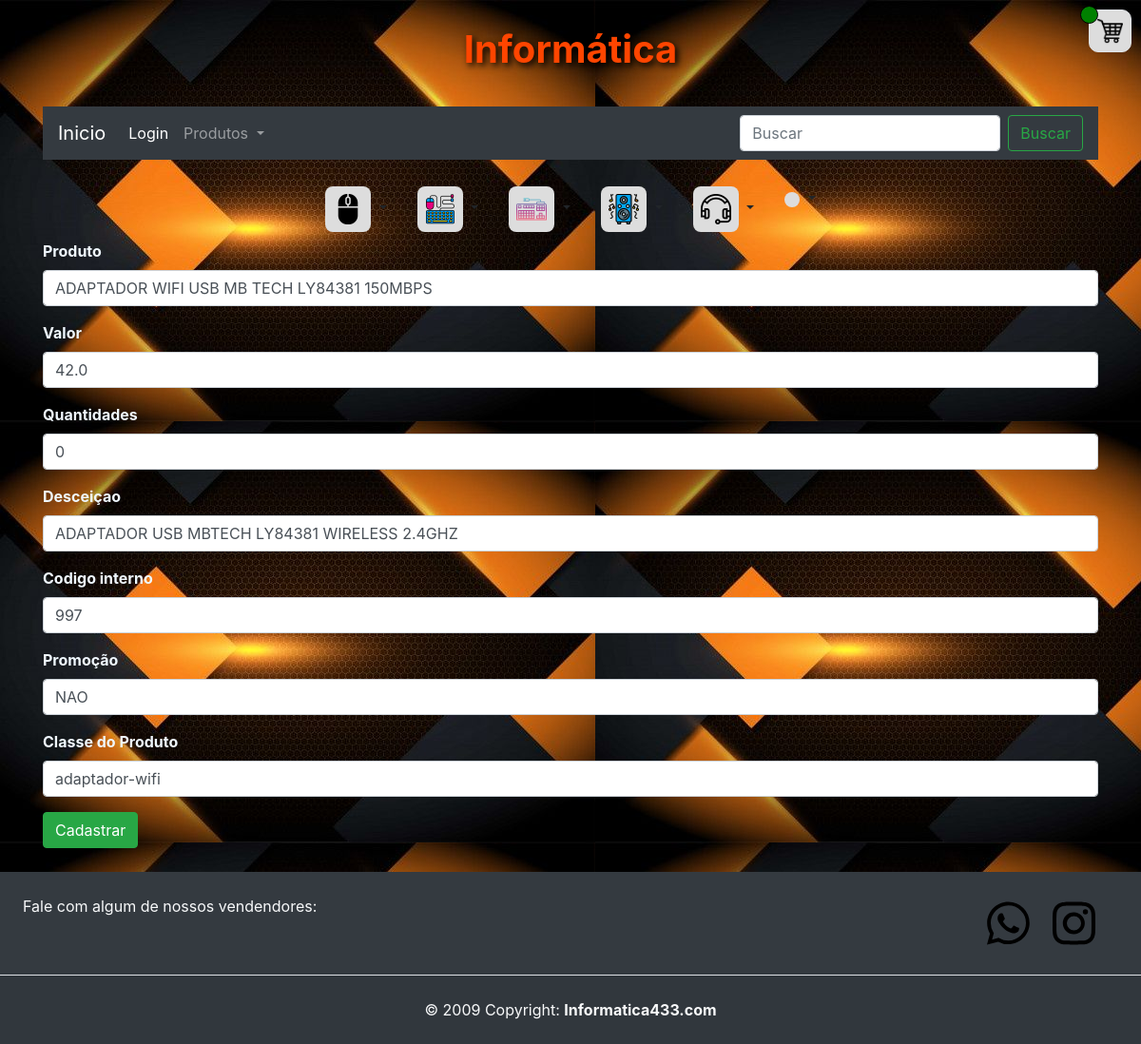
Screenshot of /editar_produto/227 (signed in) with the database file from the repository.
### aulaGit/models.py (models this page shows)
class Produtos(models.Model):
    id = models.AutoField(primary_key=True)
    produto =  models.TextField(max_length=255)
    valor = models.FloatField()
    descricao = models.TextField(max_length=350)
    link_img = models.TextField(max_length=255)
    quantidades = models.IntegerField()
    classe =  models.TextField(max_length=255)
    codigo_interno = models.IntegerField()
    promocao = models.TextField(max_length=3)
    class Meta:
        ordering = ['classe','valor']

### aulaGit/views.py (the view)
# urls.py: path('editar_produto/<int:id>',views.editar_produto,name="editar_produto"),
@login_required(login_url='pagina_de_login')
def editar_produto(request,id):
    produto = Produtos.objects.get(id=id)
    return render(request,'pg_produtos/editar_produto.html',{"produto":produto,"id":id})

### aulaGit/templates/pg_produtos/editar_produto.html (shortened to what this page needs)
{% extends 'home.html' %}
{% block content %}
<div class="container">
    <form action="{% url 'editado_sucesso' %}" method="POST">
        <div class="mb-3">
            <label for="formText" class="form-label color-label label_text_imput">Produto</label>
            <input class="form-control" type="text" id="formFile" name="produto" required value="{{produto.produto}}">
        </div>
        <div class="mb-3">
            <label for="formText" class="form-label color-label label_text_imput">Valor</label>
            <input class="form-control" type="text" id="formFile" name="valor" required value="{{produto.valor}}">
        </div>
        <div class="mb-3">
            <label for="formText" class="form-label color-label label_text_imput">Quantidades</label>
            <input class="form-control" type="text" id="formFile" name="quantidade" required
                value="{{produto.quantidades}}">
        </div>
        <div class="mb-3">
            <label for="formText" class="form-label color-label label_text_imput">Desceiçao</label>
            <input class="form-control" type="text" id="formFile" name="descricao" required
                value="{{produto.descricao}}">
        </div>
        <div class="mb-3">
            <label for="formText" class="form-label color-label label_text_imput">Codigo interno</label>
            <input class="form-control" type="text" id="formFile" name="codigo_interno" required
                value="{{produto.codigo_interno}}">
        </div>
        <div class="mb-3">
            <label for="formText" class="form-label color-label label_text_imput">Promoção</label>
            <select class="form-control" id="formFile" name="promocao" required>
                <option selected value="{{produto.promocao}}">{{produto.promocao}}</option>
            </select>
        </div>
        <div class="mb-3">
            <label for="formText" class="form-label color-label label_text_imput">Classe do Produto</label>
            <select class="form-control" name="classe">
                <option value="{{produto.classe}}" selected>{{produto.classe}}</option>
            </select>
        </div>
        <button type="submit" class="btn btn-success">Cadastrar</button>
    </form>
</div>
{% endblock %}

### static/css/styler.css (style rules this page uses)
.bg-body { background-image: url('../img/bg/bg.jpg') ; }
.form-label { font-weight: bold; }
.color-label { color: aliceblue; }

### static/css/carro.css (style rules this page uses)
label { color: white; }

### rows the page displays
Produtos: produto "ADAPTADOR WIFI USB MB TECH LY84381 150MBPS", valor "42.0", quantidade "0", descricao "ADAPTADOR USB MBTECH LY84381 WIRELESS 2.4GHZ", codigo_interno "997", promocao "NAO", classe "adaptador-wifi"
